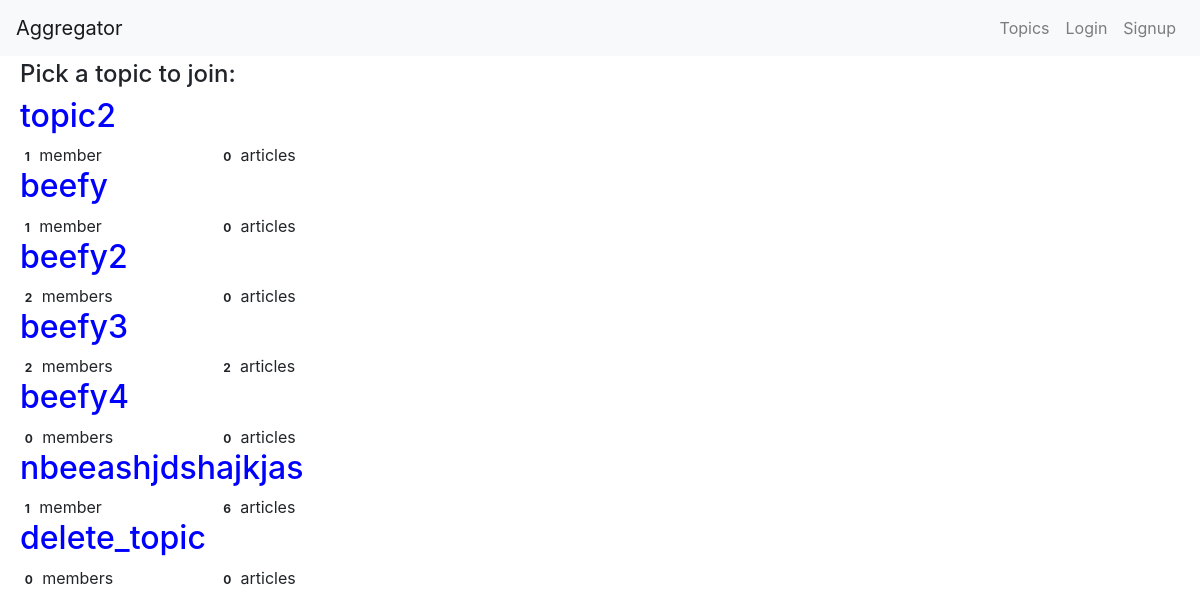
The app's page /topic/, older data.
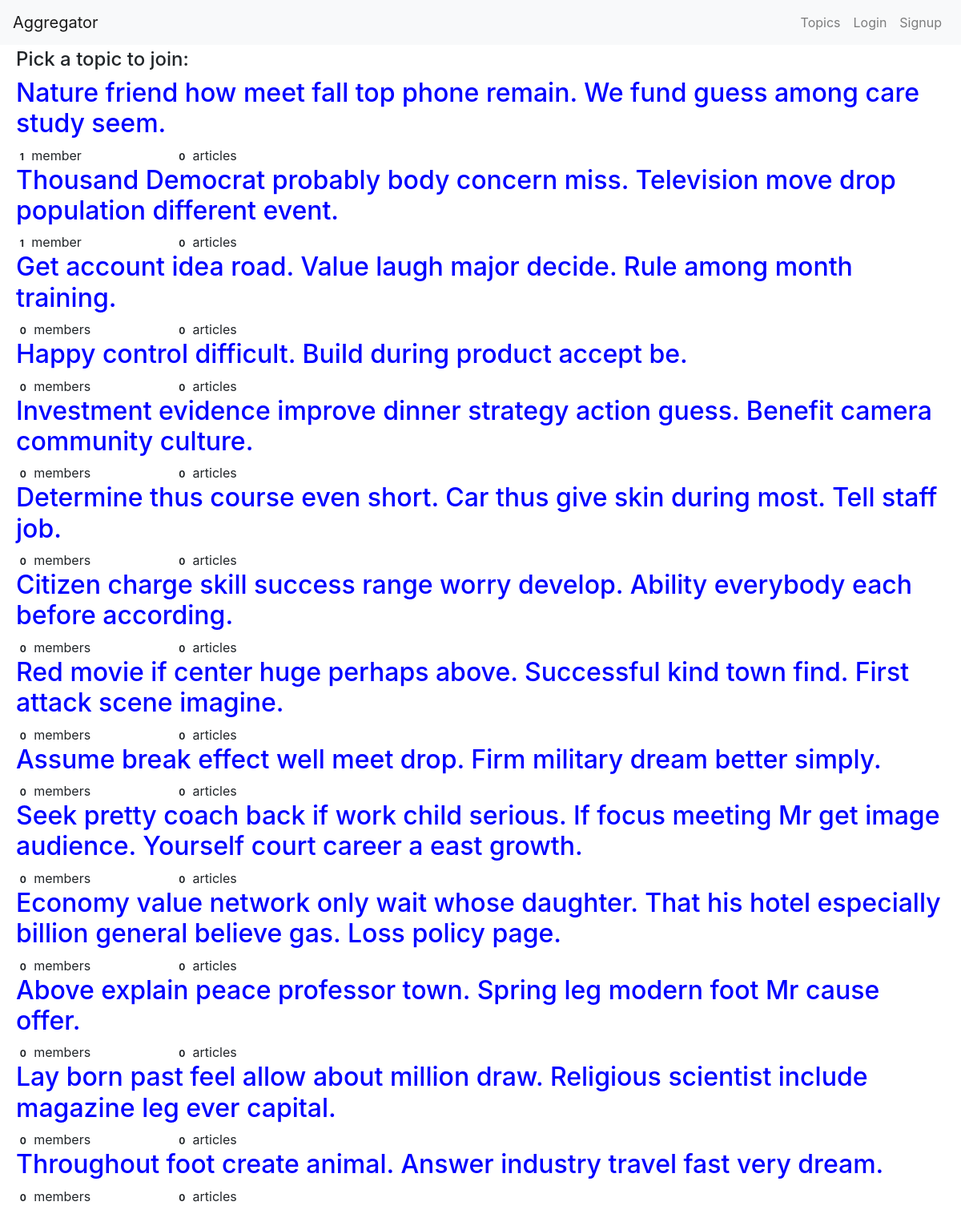
The same page, newer data.
### groups/models.py (models this page shows, shortened)
class Topic(models.Model):
    topic_name = models.CharField(max_length=126)
    topic_description = models.CharField(max_length=526,default='Some string describing the topic')
    slug = models.SlugField(unique=True)
    members = models.ManyToManyField(User)

### groups/views.py (the view, shortened to what this page needs)
# urls.py: url(r'topic/$', group_views.TopicList.as_view(), name='topic_list'),
class TopicList(ListView):
    model = Topic
    context_list = "topic_list"
    template_name = 'topic_list.html'
    def get_context_data(self, **kwargs):
        context = super().get_context_data(**kwargs)
        return context

### groups/templates/topic_list.html (shortened to what this page needs)
{% extends 'home.html' %}
{% block content %}
<h4 class="mainbody topic_list">Pick a topic to join:</h4>
{% for topic in topic_list %}
<div class="topic_list">
<a href="{% url 'groups:topic_detail' slug=topic.slug %}"><h2>{{ topic.topic_name }}</h2></a>
<div class="row">
        <div class="col-md-2">
          <span class="badge">{{topic.members.count }}</span>
            member{{topic.members.count|pluralize}}
          </div>
        <div class="col-md-2">
          <span class="badge">{{topic.article.count}}</span>
          article{{topic.article.count|pluralize}}
        </div>
        </div>
</div>
{% endfor %}
{% endblock %}

### templates/home.html (shortened to what this page needs)
<!DOCTYPE html>
{% load static %}
<html lang="en">
<head>
    <link rel="stylesheet" href="https://maxcdn.bootstrapcdn.com/bootstrap/4.0.0/css/bootstrap.min.css">
    <link rel="stylesheet" href="{% static 'articles/style.css' %}" type="text/css">
</head>
<body>
<nav class="navbar navbar-expand-lg fixed-top navbar-light bg-light">
  <a class="navbar-brand" href="{% url 'home' %}">Aggregator</a>
  <div class="collapse navbar-collapse" id="navbarSupportedContent">
    <ul class="navbar-nav mr-auto">
      <li class="nav-item active">
        <a class="nav-link" href=""><span class="sr-only">(current)</span></a>
      </li>
    </ul>
    <ul class="navbar-nav">
        <li>
            <a class="nav-link" href="{% url 'groups:topic_list' %}">Topics</a>
        </li>
        {% if user.is_authenticated %}
        <li class="nav-item">
        <a class="nav-link" href="{% url 'accounts:logout' %}">LogOut</a>
            </li>
        {% else %}
        <li class="nav-item">
        <a class="nav-link" href="{% url 'accounts:login' %}">Login</a>
            </li>
        <li class="nav-item">
        <a class="nav-link" href="{% url 'accounts:signup' %}">Signup</a>
            </li>
        {% endif %}
    </ul>
  </div>
</nav>
{% block content %}{% endblock %}
</body>
</html>

### articles/static/articles/style.css (style rules this page uses)
h1,h2,h3 { color: blue !important; }
.mainbody { margin-top: 60px; }
.topic_list { margin-left: 20px; margin-right: 20px; }

Row changes from the older to the newer data that the page shows:
changed Topic: topic_name "topic2" → "Nature friend how meet fall top phone remain. We fund guess among care study seem."
changed Topic: topic_name "beefy" → "Thousand Democrat probably body concern miss. Television move drop population different event."
changed Topic: topic_name "beefy2" → "Get account idea road. Value laugh major decide. Rule among month training."; members.count "2" → "0"
changed Topic: topic_name "beefy3" → "Happy control difficult. Build during product accept be."; members.count "2" → "0"; article.count "2" → "0"
changed Topic: topic_name "beefy4" → "Investment evidence improve dinner strategy action guess. Benefit camera community culture."
changed Topic: topic_name "nbeeashjdshajkjas" → "Determine thus course even short. Car thus give skin during most. Tell staff job."; members.count "1" → "0"; article.count "6" → "0"
changed Topic: topic_name "delete_topic" → "Citizen charge skill success range worry develop. Ability everybody each before according."
added Topic: topic_name "Red movie if center huge perhaps above. Successful kind town find. First attack scene imagine.", members.count "0", article.count "0"
added Topic: topic_name "Assume break effect well meet drop. Firm military dream better simply.", members.count "0", article.count "0"
added Topic: topic_name "Seek pretty coach back if work child serious. If focus meeting Mr get image audience. Yourself court career a east growth.", members.count "0", article.count "0"
added Topic: topic_name "Economy value network only wait whose daughter. That his hotel especially billion general believe gas. Loss policy page.", members.count "0", article.count "0"
added Topic: topic_name "Above explain peace professor town. Spring leg modern foot Mr cause offer.", members.count "0", article.count "0"
added Topic: topic_name "Lay born past feel allow about million draw. Religious scientist include magazine leg ever capital.", members.count "0", article.count "0"
added Topic: topic_name "Throughout foot create animal. Answer industry travel fast very dream.", members.count "0", article.count "0"
